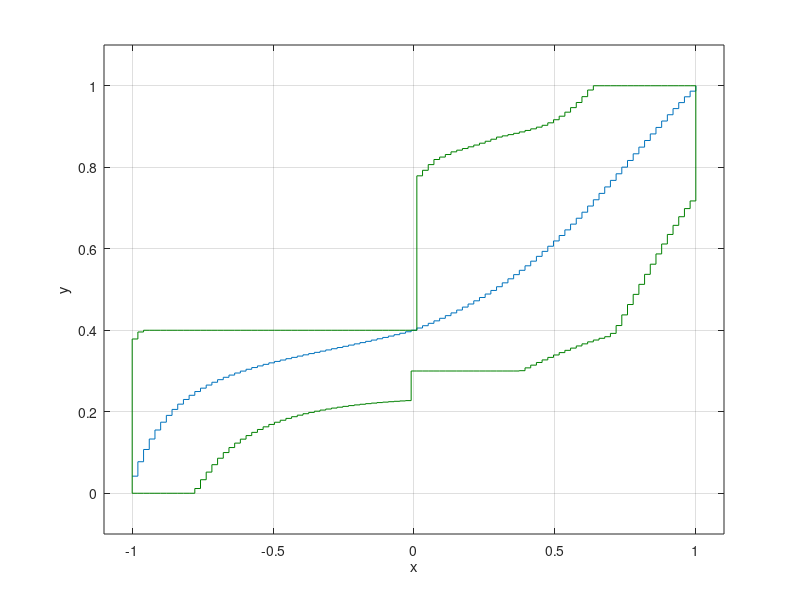
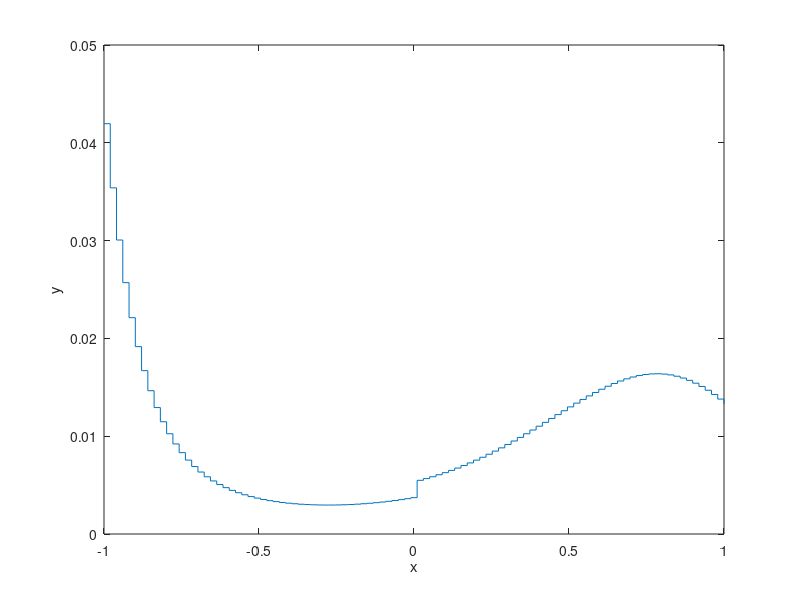

These figures' MATLAB source, in order:
%
% Maximum entropy reconstruction example
%
% distribution of n points, uniform between -1 and 1 
%

n = 100;  a = linspace(-1,1,n)';

%moment constraints Ax <= b
A = sparse([a'; -a';                      
   (a.^2)';  -(a.^2)';
   (3*a.^3-2*a)'; -(3*a.^3-2*a)';  
   (a<0)';  -(a<0)'; 
   -eye(n)]);
b = [0.1; 0.1; 
      0.6; -0.5;
     -0.2; 0.3;
     0.4; -0.3; 
     zeros(n,1)];


% eliminate last variable
AA = A(:,1:n-1) - A(:,n)*ones(1,n-1);
bb = b - A(:,n);
bb(length(bb)) = 1;


% maximize and minimize cumsum  up to t, t=1,...,100
Ubnds = zeros(1,n);  Ubnds(n) = 1;
Lbnds = zeros(1,n);  Lbnds(n) = 1;


for t=1:(n-1)

   t

   cc = [ones(t,1); zeros(n-t-1,1)];

   %[z,x,status] = mpc(AA', cc, bb);
   x = linprog(cc,AA,bb);
   Lbnds(t) = cc'*x;

   x = linprog(-cc,AA,bb);
   Ubnds(t) = cc'*x;

end



% 
% max entropy distribution
%
% min  sum_i xi*log xi
% s.t Ax <= b;
%     1'*x = 1
%     x >= 0
%

%
% feasibility problem for initial point
%
 
cc = [zeros(n-1,1);1];
AA = [AA -ones(size(AA,1),1)];
%[z,x,status] = mpc(AA', -cc, bb);
xx = linprog(cc,AA,bb);
x = [xx(1:n-1); 1-sum(xx(1:n-1))];

slack = min(b-A*x);
if (slack < 0) keyboard; end;


MU = 5;
ALPHA = 0.1;
BETA = 0.5;
TOL = 1e-4;
MAXITERS = 50;

m = size(A,1);

t = 1;

while ((size(A,1))/t > TOL)

   for i=1:MAXITERS

       d = b-A*x;
       val = t*x'*log(x) - sum(log(d));
       g = t*(1+log(x)) + A'*(1./d);
       H = t*diag(1./x) + A'*diag(1./(d.^2))*A;

       sol = [H ones(n,1); ones(1,n) 0] \ [-g; 0];      
       v = sol(1:n);
       fprime = g'*v;
       if (abs(fprime) < 1e-5) break; end;

       ntdecr = sqrt(-fprime)

       s = 1;
       newx = x + s*v;
       while ((min(newx) < 0)  | (min(b-A*newx) < 0)) 
           s = s*BETA;
           newx = x + s*v;
       end;
       newx = x + s*v;
       newval = t*newx'*log(newx) - sum(log(b-A*newx));
       while (newval > val + s*ALPHA*fprime)
           s = s*BETA;
           newx = x + s*v;
           newval = t*newx'*log(newx) - sum(log(b-A*newx));
        end;

        x =  x + s*v;

   end;

   t = MU*t;

end;

figure(1)
xent = x; 
stairs(a,cumsum(xent));
grid on;
hold on
d = stairs(a, Lbnds,'r-');  set(d,'Color',[0 0.5 0]);
d = stairs(a, Ubnds,'r-');  set(d,'Color',[0 0.5 0]);  
d = plot([-1,-1], [Lbnds(1), Ubnds(1)],'r-'); 
set(d,'Color',[0 0.5 0]);  
axis([-1.1 1.1 -0.1 1.1]);
%xlabel('x');
ylabel('y');
hold off

%axis([-1 1 0 1.1*max(xent)]);
xlabel('x');
ylabel('y');
hold off
print -deps maxentcumsum.eps


figure(2);
stairs(a,xent);
xlabel('x');
ylabel('y');
print -deps maxentdistr.eps
